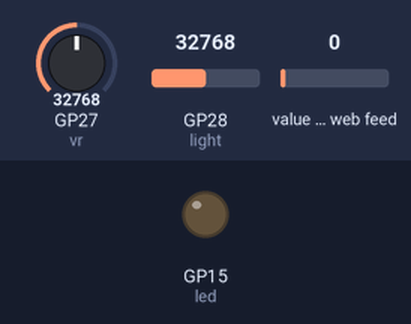
The program below on a simulated Raspberry Pi Pico running MicroPython. Parts: output pins drawn as LEDs (lit = HIGH). Inputs (shaded band) come from the test bench; at power-on: GP27 (vr) = 32768, GP28 (light) = 32768, value of the web feed 0 (analog values on the 0–65535 scale). WiFi joins after 1.5 s; requests to the public web service named in the program get a made-up reply in its usual format after 0.4 s (London, UTC, broken clouds, 64 % humidity, 1013 hPa unless stated); what the program prints to the serial console is not drawn.

Above: at 1.4 s.
Timing chart, 0 to 3.0 s (numbered marks = the images above):
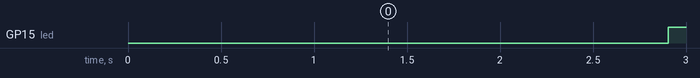

The program:

lesson14_1.py
```python
from machine import Timer, Pin, ADC
import time
from tools import connect, reconnect
import urequests as requests

led_status = 0

def fun10(t:Timer | None = None):
    print('5秒')
    #led.toggle() #turn on/off led

def fun10ms(t:Timer):
    print(f'light:{light.read_u16()}')
    print(f'vr:{vr.read_u16()}')

def updateDV(t:Timer):
    global led_status
    light_value = light.read_u16()
    vr_value = vr.read_u16()

    try:
        if led_status == 0:
            led_status = 1
        else:
            led_status = 0

        url = f'https://blynk.cloud/external/api/batch/update?token=Mcr1vSCkqhfcoFpDr5aMN92mDNWKD0EC&v1={vr_value}&v2={light_value}&v0={led_status}'
        response = requests.get(url)
    except:
        #連線失敗
        reconnect()
    else:
        #連線成功且get回傳成功
        if response.status_code == 200:
            print('連線成功')
            print(f'light:{light.read_u16()}')
            print(f'vr:{vr.read_u16()}')
            print(f'led:{led_status}')
            led.value(led_status)
        else:
        #連線成功但server有問題
            led_status = 0
            print("server有錯誤訊息")
            print(f'status_code:{response.status_code}')
        response.close()


connect()
led = Pin(15, Pin.OUT)
light = ADC(Pin(28)) #光敏電阻接Pin28
vr = ADC(Pin(27)) #可變電阻接Pin27
timer10 = Timer(period=5000, mode=Timer.PERIODIC, callback=fun10)
#timer10ms = Timer(period=500, mode=Timer.PERIODIC, callback=fun10ms)
timerUpdate = Timer(period=500, mode=Timer.PERIODIC, callback=updateDV)
fun10() #trigger function first
```

tools.py
```python
import network
import urequests as requests
import time
import rp2
from machine import WDT

rp2.country('TW')


ssid = 'RHS'
password = '1526314a'

wlan = network.WLAN(network.STA_IF)
wlan.active(True)
wlan.connect(ssid, password)
wlan.config(pm = 0xa11140)

def connect():

    #等待連線或失敗
    #status=0,1,2正在連線
    #status=3連線成功
    #<1,>=3失敗的連線
    max_wait = 10

    while max_wait > 0:
        status = wlan.status()
        if status < 0 or status >= 3:
            break
        max_wait -= 1
        print("等待連線")
        time.sleep(1)

    #處理錯誤
    if wlan.status() != 3:
        print('連線失敗,重新開機')
        #raise RuntimeError('連線失敗')
        wdt = WDT(timeout=2000)
        wdt.feed()
    else:
        print('連線成功')
        status = wlan.ifconfig()
        print(f'ip={status[0]}')


def reconnect():
    if wlan.status() == 3: #還在連線,只是傳送的server無回應
        print(f"無法連線({wlan.status()})")
        return
    else:
        print("嘗試重新連線")
        wlan.disconnect()
        wlan.connect(ssid, password)
        connect()


        
```

Measured:
- by itself, GP15 (led): alternates HIGH for 0.50 s and LOW for 0.50 s
- by itself, everything shown: repeats every 12.0 s, in 24 steps
